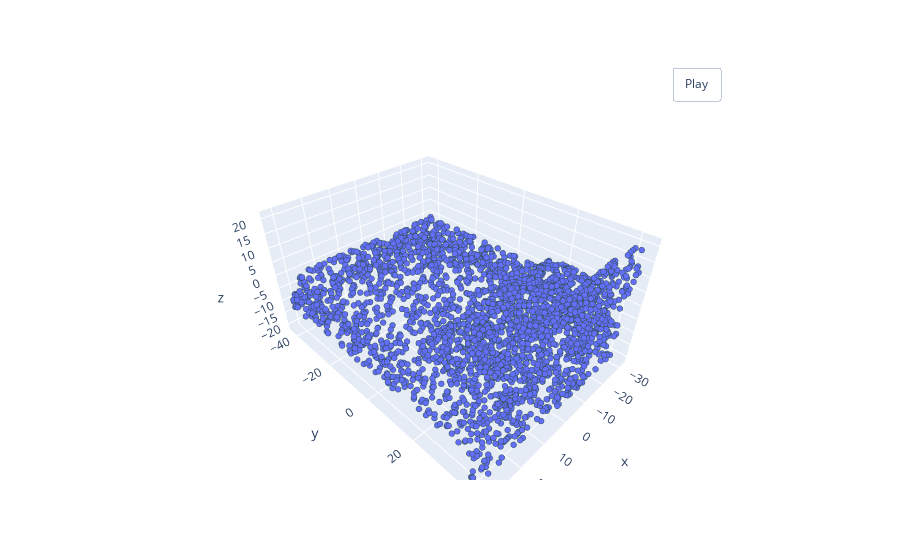

Notebook source saved alongside this figure:
### Code cell
pcshow(*pointcloud.T)

### Figure 1 — Plotly figure (JSON) as saved in the notebook; plotly's stock layout.template omitted (floating-point values rounded to 4 significant figures; data arrays with more than 128 entries replaced by an {"elided": "..."} marker saying what was removed)
{"data": [{"marker": {"line": {"color": "DarkSlateGrey", "width": 2}, "size": 2}, "mode": "markers", "type": "scatter3d", "x": {"elided": "3000 float values"}, "y": {"elided": "3000 float values"}, "z": {"elided": "3000 float values"}}], "layout": {"updatemenus": [{"buttons": [{"args": [null, {"frame": {"duration": 50, "redraw": true}, "fromcurrent": true, "mode": "immediate", "transition": {"duration": 0}}], "label": "Play", "method": "animate"}], "pad": {"r": 10, "t": 45}, "showactive": false, "type": "buttons", "x": 0.8, "xanchor": "left", "y": 1, "yanchor": "bottom"}]}}
